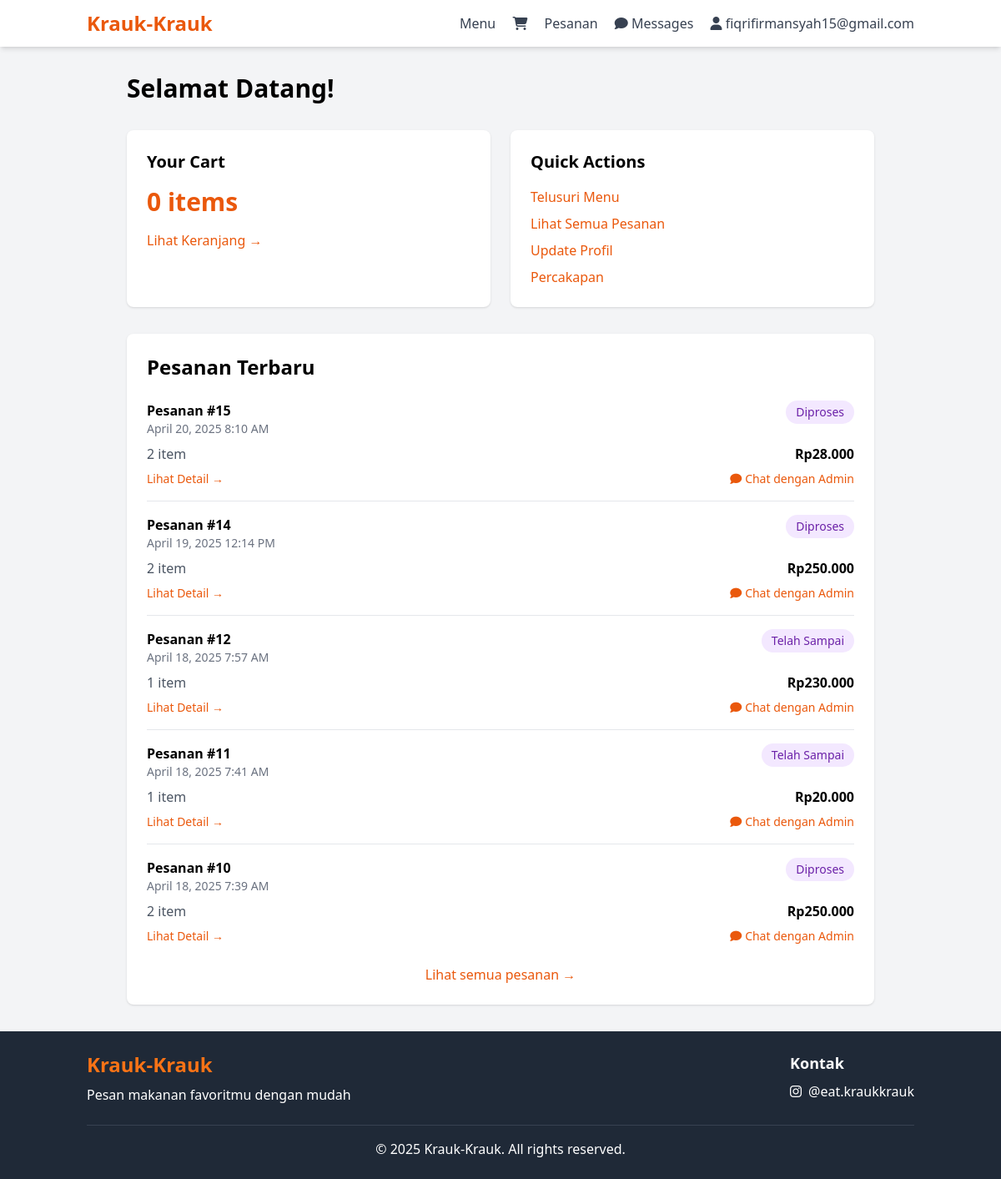
The app's page /customer/dashboard.php (signed in) with its own data.
### tables this page shows
CREATE TABLE `pesanan` (
  `id` int NOT NULL,
  `id_customer` int NOT NULL,
  `total_harga` decimal(10,2) NOT NULL,
  `status` enum('Menunggu Konfirmasi','Diterima','Diproses','Diperjalanan','Telah Sampai','Dibatalkan Olen Penjual','Gagal') NOT NULL DEFAULT 'Menunggu Konfirmasi',
  `bukti_pembayaran` varchar(255) DEFAULT NULL,
  `waktu_pemesanan` timestamp NOT NULL DEFAULT CURRENT_TIMESTAMP,
  `nama_pemesan` varchar(100) NOT NULL,
  `alamat_pemesan` text NOT NULL,
  `notes` text,
  `latitude` decimal(10,8) DEFAULT NULL,
  `longitude` decimal(11,8) DEFAULT NULL
);

### customer/dashboard.php (the view, shortened to what this page needs)
<?php
require_once '../includes/header.php';
$stmt = $pdo->prepare("
    SELECT p.*, COUNT(pd.id) as total_items
    FROM pesanan p
    LEFT JOIN pesanan_detail pd ON p.id = pd.id_pesanan
    WHERE p.id_customer = ?
    GROUP BY p.id
    ORDER BY p.waktu_pemesanan DESC
    LIMIT 5
");
$stmt->execute([$_SESSION['user_id']]);
$recent_orders = $stmt->fetchAll();
$stmt = $pdo->prepare("
    SELECT COUNT(*) as count
    FROM keranjang
    WHERE id_customer = ?
");
$stmt->execute([$_SESSION['user_id']]);
$cart_count = $stmt->fetch()['count'];
?>
<div class="container mx-auto px-4 py-8">
    <div class="max-w-4xl mx-auto">
        <h1 class="text-3xl font-bold mb-8">Selamat Datang!</h1>
        <div class="grid grid-cols-1 md:grid-cols-2 gap-6 mb-8">
            <div class="bg-white rounded-lg shadow p-6">
                <h3 class="text-xl font-bold mb-4">Your Cart</h3>
                <p class="text-3xl font-bold text-orange-600"><?= $cart_count ?> items</p>
                <a href="cart.php" class="inline-block mt-4 text-orange-600 hover:underline">Lihat Keranjang →</a>
            </div>
            <div class="bg-white rounded-lg shadow p-6">
                <h3 class="text-xl font-bold mb-4">Quick Actions</h3>
                <div class="space-y-2">
                    <a href="menu.php" class="block text-orange-600 hover:underline">Telusuri Menu</a>
                    <a href="orders.php" class="block text-orange-600 hover:underline">Lihat Semua Pesanan</a>
                    <a href="profile.php" class="block text-orange-600 hover:underline">Update Profil</a>
                    <a href="chat.php" class="flex items-center text-orange-600 hover:underline">
                        Percakapan
                    </a>
                </div>
            </div>
        </div>
        <div class="bg-white rounded-lg shadow p-6">
            <h2 class="text-2xl font-bold mb-6">Pesanan Terbaru</h2>
            <?php if (empty($recent_orders)): ?>
            <p class="text-gray-500">Kamu belum membuat pesanan.</p>
            <?php else: ?>
            <div class="space-y-4">
                <?php foreach ($recent_orders as $order): ?>
                <div class="border-b pb-4 last:border-b-0 last:pb-0">
                    <div class="flex justify-between items-start mb-2">
                        <div>
                            <p class="font-bold">Pesanan #<?= $order['id'] ?></p>
                            <p class="text-sm text-gray-500">
                                <?= date('F j, Y g:i A', strtotime($order['waktu_pemesanan'])) ?>
                            </p>
                        </div>
                        <span class="px-3 py-1 rounded-full text-sm
                            <?= $order['status'] === 'menunggu konfirmasi' ? 'bg-yellow-100 text-yellow-800' :
                                ($order['status'] === 'diterima' ? 'bg-green-100 text-green-800' :
                                ($order['status'] === 'diproses' ? 'bg-blue-100 text-blue-800' :
                                'bg-purple-100 text-purple-800')) ?>">
                            <?= ucfirst($order['status']) ?>
                        </span>
                    </div>
                    <div class="flex justify-between items-center">
                        <p class="text-gray-600"><?= $order['total_items'] ?> item</p>
                        <p class="font-bold">Rp<?= number_format($order['total_harga'], 0, ',', '.') ?></p>
                    </div>
                    <div class="flex justify-between items-center mt-2">
                        <a href="orders.php?id=<?= $order['id'] ?>" class="text-sm text-orange-600 hover:underline">
                            Lihat Detail →
                        </a>
                        <a href="chat.php?order_id=<?= $order['id'] ?>" class="text-sm text-orange-600 hover:underline flex items-center">
                            <i class="fas fa-comment mr-1"></i> Chat dengan Admin
                        </a>
                    </div>
                </div>
                <?php endforeach; ?>
            </div>
            <?php endif; ?>
            <div class="mt-6 text-center">
                <a href="orders.php" class="text-orange-600 hover:underline">Lihat semua pesanan →</a>
            </div>
        </div>
    </div>
</div>
<?php require_once '../includes/footer.php'; ?>

### records on screen
pesanan: id "15", waktu_pemesanan "April 20, 2025 8:10 AM", status "Diproses", total_items "2", total_harga "28.000"
pesanan: id "14", waktu_pemesanan "April 19, 2025 12:14 PM", status "Diproses", total_items "2", total_harga "250.000"
pesanan: id "12", waktu_pemesanan "April 18, 2025 7:57 AM", status "Telah Sampai", total_items "1", total_harga "230.000"
pesanan: id "11", waktu_pemesanan "April 18, 2025 7:41 AM", status "Telah Sampai", total_items "1", total_harga "20.000"
pesanan: id "10", waktu_pemesanan "April 18, 2025 7:39 AM", status "Diproses", total_items "2", total_harga "250.000"

### other values on screen
$_SESSION['email'] "fiqrifirmansyah15@gmail.com"
$cart_count "0"
